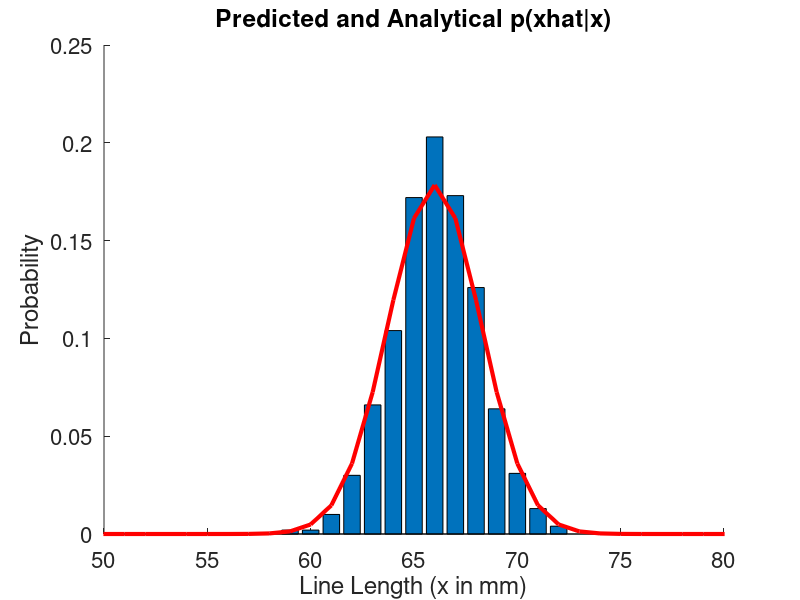
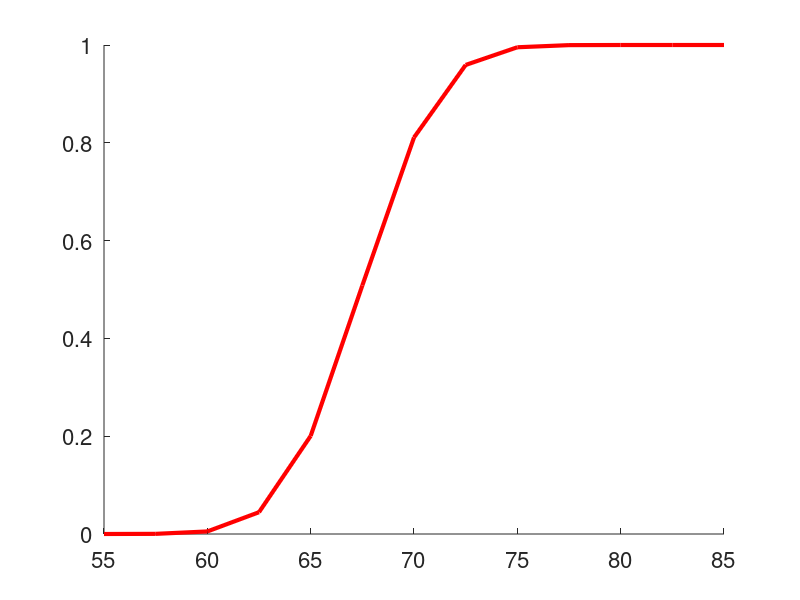

The MATLAB script that drew these images, in order: (Note: this script raises an error after producing the figures.)
%% Probabilistic Modeling HW5
function Prob_Modelling_HW5
close all

%% A.1 - Bayesian Estimation

% Likelihood params:
mut = 70;
sigt = 2.5;

% Prior params:
mup = 50;
sigp = 5;

n = 1000;

% Set x range, simulate some neural measures
x = linspace(1,100,n);
m = normrnd(mut,sigt,n,1);

% Prior
px = normpdf(x,mup,sigp);

% Inference
for i = 1:n
    % Likelihood
    pm_x = normpdf(m(i),x,sigt);
    % Posterior
    px_m = (pm_x .* px) / trapz(x,pm_x .* px);
    % BLS estimate
    x_hat(i) = trapz(x,px_m .* x);
end

% Normalize and plot
plotx = 1:100;
figure(1)
hold on
set(gca,'FontSize',16);
[N,X] = hist(x_hat,plotx);
bar(X,N/trapz(X,N))
title('Predicted and Analytical p(xhat|x)');
xlim([50 80])
xlabel('Line Length (x in mm)');
ylabel('Probability');
pause;


% Derive p(x_hat|x) - see stocker & simoncelli, 2006
% Essentially it is the posterior in that condition?:
pm_x_ideal = normpdf(plotx,mut,sigt);
px_ideal = normpdf(plotx,mup,sigp);
pxh_x = (px_ideal .* pm_x_ideal) ./ trapz(plotx,px_ideal .* pm_x_ideal);
plot(plotx, pxh_x, 'r', 'LineWidth', 3);
hold off

%% A.2

sigr = 1.5;

% Simulate data
nTrials = 100;
xr = 55:2.5:85;

x = 0:.5:100;
px = normpdf(x,mup,sigp);

for i = 1:length(xr)
    % Simulate measures for the test and reference stimuli
    m_test = normrnd(mut,sigt,nTrials,1);
    m_ref = normrnd(xr(i),sigr,nTrials,1);
    
    % Now generate estimates for each trial based on the measures
    for j = 1:nTrials
        % Test estimate
        pmt_t = normpdf(m_test(j),x,sigt);
        pt_mt = (pmt_t .* px) ./ trapz(x,pmt_t .* px);
        xh_t = trapz(x,pt_mt .* x);
        
        % Ref estimate
        pmr_r = normpdf(m_ref(j),x,sigr);
        pr_mr = (pmr_r .* px) ./ trapz(x,pmr_r .* px);
        xh_r = trapz(x,pr_mr .* x);
        
        resp(i,j) = xh_r > xh_t;
    end
end     

% Solve for p(ref>test)
p_refgtest = bayesEstimator(mup,sigp,mut,sigt,sigr,x,xr);

% Plot psychometrics
figure(2)
set(gca,'FontSize',16);
hold on
h2(2) = plot(xr,p_refgtest,'r','LineWidth',3);
h2(1) = errorbar(xr,mean(resp,2),std(resp,0,2)/sqrt(nTrials),'b.', ...
         'MarkerSize',30);
xlim([55 85]);
title('2AFC Psychometric Curve');
xlabel('Reference Value (mm)');
ylabel('p(Ref.>Test)');
% Plot PSE
h2(3) = plot([xr(6) xr(6)],[0 p_refgtest(6)], 'r--');
legend(h2, 'Empirical', 'Actual', 'PSE','Location','SE');
pause;


%% B - MODEL FITTING
% Data varied the contrast of the text 
clear all
path = 'Misc/ex5Data.mat';
if ~exist(path,'file');
    path = input('Type data path: ','s');
end
load(path);

%% B.1 - Gaussian CDF Fit

% Parameters
dat = [D1(:,2) D2(:,2) D3(:,2)];
options = optimset('fminunc');
options = optimset(options,'Diagnostics','off','Display','off', ...
                   'LargeScale','off','Algorithm','active-set');
func = 'normCDF';
parStr = {'mu', 'sigma'};
params0 = [55; 10];

% Plot psychometric curves and fit curves
figure(3)
colIdx = [1 0 0; 0 1 0; 0 0 1];
fprintf('PARAMETER ETIMATES FOR NORMCDF MODEL:\n');
for i = 1:size(dat,2)
    % Plot empirical
    subplot(1,3,i)
    set(gca,'FontSize',16);
    hold on
    h3(1) = scatter(xr,dat(:,i)/n,30,colIdx(i,:));
    xlim([45 85]);
    title(sprintf('Contrast %g',i));
    xlabel('Reference Length (mm)');
    ylabel('p(Ref.>Test)');
    
    % Find fit
    [parFit(i,:)] = fminunc(@(params)fitLLFunc(func,params,dat(:,i),xr,n), ...
                            params0,options);

    cdf_nll(i,:) = fitLLFunc(func,parFit(i,:),dat(:,i),xr,n);
    PSE(i) = norminv(.5,parFit(i,1),parFit(i,2));
    dThresh(i) = norminv(.75,parFit(i,1),parFit(i,2)) - PSE(i);
    
    % Plot fit and PSE and thresholds
    h3(2) = plot(xr,normcdf(xr,parFit(i,1),parFit(i,2)),...
         'Color', colIdx(i,:),'LineWidth',3);
    h3(5) = plot([PSE(i) PSE(i)], [0 .5],'--','Color',colIdx(i,:));
    
    fprintf('\tC%g: %s = %.2f, %s = %.2f --- PSE = %.2f, D_thresh = %.2f\n', ...
            i,parStr{1},parFit(i,1),parStr{2},parFit(i,2), ...
            PSE(i),dThresh(i));
    
    hold off
end

pause;



%% B.2 - Standard SDT Fit
% Fit data simultaneously
x = 0:.5:100;
params0 = [55 55 2 2 2];
parFit = fminunc(@(params)fitLLFunc_SDT(func,params,dat,x,xr,n), ...
                            params0,options);
sdt_nll = fitLLFunc_SDT(func,parFit,dat,x,xr,n);

pars = [70 parFit(3); ...
        parFit(1) parFit(4); ...
        parFit(2) parFit(5)];

% Plot on previous figure
figure(3)
fprintf('\nPARAMETER ESTIMATES FOR SDT MODEL:\n');
colIdx = [.5 0 0; 0 .5 0; 0 0 .5];
for i = 1:size(dat,2)
    subplot(1,3,i)
    hold on
    set(gca,'FontSize',16);
    h3(3) = plot(xr,normcdf(xr,pars(i,1),pars(i,2)),'--', ...
                 'Color',colIdx(i,:),'LineWidth',3);
    fprintf('\tC%g: mu = %.2f, sigma = %.2f\n', i, pars(i,1), pars(i,2));
    %legend(h3,'Data','ML Fit','SDT Fit','PSE','Location','NW');
    hold off
end

pause;



%% B.3 - Bayes Model
% Fitting
params0 = [70 70 4 4 4 30 1];
parFit = fminunc(@(params)fitLLFunc_Bayes(func,params,dat,x,xr,n), ...
                 params0,options);
bayes_nll = fitLLFunc_Bayes(func,parFit,dat,x,xr,n);

pars = [70 parFit(3); ...
        parFit(1) parFit(4); ...
        parFit(2) parFit(5); ...
        parFit(6) parFit(7)];

% Plot on previous figure
figure(3)
colIdx = [1 1 0; 0 1 1; 1 0 1];
fprintf('\nPARAMETER ESTIMATES FOR BAYES MODEL:\n');
for i = 1:size(dat,2)
        subplot(1,3,i)
    hold on
    set(gca,'FontSize',16);
    h3(4) = plot(xr,bayesEstimator(pars(4,1), pars(4,2),pars(i,1), pars(i,2),pars(1,2),x,xr),':', ...
                 'Color',colIdx(i,:),'LineWidth',3);
    ylim([0 1]);
    fprintf('\tC%g: mu = %.2f, sigma = %.2f\n', i, pars(i,1), pars(i,2));
    legend(h3,'Data','ML Fit','SDT Fit','Bayes Fit','PSE','Location','NW');
    hold off
end
fprintf('\tPrior: mu = %.2f, sigma = %.2f\n', pars(4,1), pars(4, ...
                                                  2));

pause;

%% B.4 - Model Comparison
% Coin flip
likelihood = 0;
% For each condition
for c = 1:3
% For each reference value
    for i = 1:length(xr)
        % How many times did the data say 'ref>test'?
        K = dat(i,c);
        
        % Get likelihood for 'ref>test' (I think I can add here because log products become sums?)
        for j = 1:K
            likelihood = likelihood + log10(.5);
        end
        
        % Multiplied by likelihood for 'test>ref'
        for j = 1:n-K
            likelihood = likelihood + log10(1 - .5);
        end
    end
end

% Get negative
coin_nll = -1 * likelihood;




% Explaining itself
% Coin flip
likelihood = 0;
% For each condition
for c = 1:3
% For each reference value
    for i = 1:length(xr)
        % How many times did the data say 'ref>test'?
        K = dat(i,c);
        
        % Get likelihood for 'ref>test' (I think I can add here because log products become sums?)
        for j = 1:K
            likelihood = likelihood + log10(K/n);
        end
        
        % Multiplied by likelihood for 'test>ref'
        for j = 1:n-K
            likelihood = likelihood + log10(1 - (K/n));
        end
    end
end

% Get negative
emp_nll = -1 * likelihood;

normLL(1) = (bayes_nll - coin_nll) / (emp_nll - coin_nll)
normLL(2) = (sdt_nll - coin_nll) / (emp_nll - coin_nll)
normLL(3) = (sum(cdf_nll) - coin_nll) / (emp_nll - coin_nll)

figure(4)
set(gca,'FontSize',16);
b1 = bar(normLL);
set(gca,'XTickLabel',{'Bayes','SDT','CDF'});







































% Set up log-likelihood function to give to fmincon
function nll = fitLLFunc(func,params,D,xr,n)

% Get predicted probabilities for each reference value
% NormCDF model:
sigma = params(2);
mu = params(1);
modelEst = normcdf(xr,mu,sigma);


% Exception for 0 and 1
modelEst(modelEst == 0) = .001;
modelEst(modelEst == 1) = .999;

% Calculate log likelihoods (product) of each prediction
nll = nllFunc(size(modelEst,1), size(modelEst,2), n, modelEst, D);




% Set up log-likelihood function to give to fmincon
function nll = fitLLFunc_SDT(func,params,D,x,xr,n)

% Get predicted probabilities for each reference value
% SDT model:
mu = [70 params(1) params(2)];
sig = [params(3) params(4) params(5)];


% For each condition
for i = 1:length(mu)
    % Find cum area of each reference in the test distribution
    pm_t = normpdf(x,mu(i),sig(i));
    b = cumtrapz(x,pm_t);

    for j = 1:length(xr)
        % Reference
        pm_r = normpdf(x,xr(j),sig(1));
        est(i,j) = trapz(x,pm_r.*b);
    end
end




% Exception for 0 and 1
est(est==0) = .0001;
est(est>.9999) = .9999;



% Calculate log likelihoods (product) of each prediction
nll = nllFunc(size(est,1), size(est,2), n, est, D);





% Set up log-likelihood function to give to fmincon
function nll = fitLLFunc_Bayes(func,params,D,x,xr,n)

% Get predicted probabilities for each reference value
% Bayes model:
mu = [70 params(1) params(2)];
sig = [params(3) params(4) params(5)];
mup = params(6);
sigp = params(7);

px = normpdf(x,mup,sigp);
% For each condition
for i = 1:length(mu)
    % Solve for p(ref>test)
    est(i,:) = bayesEstimator(mup,sigp,mu(i),sig(i),sig(1),x,xr);
end

% Exception for 0 and 1
est(est==0) = .0001;
est(est>.9999) = .9999;

nll = nllFunc(size(est,1), size(est,2), n, est, D);




function est = bayesEstimator(mup,sigp,mut,sigt,sigr,x,xr)

% Solve for p(ref>test)

% Prior
px = normpdf(x,mup,sigp);

% Posterior of test
pxt_t = (normpdf(x,mut,sigt) .* px) ./ trapz(x,normpdf(x,mut,sigt) .* px);
b = cumtrapz(x,pxt_t);

px = normpdf(x,mup,sigp);
for i = 1:length(x)
    % Posterior of reference
    pxr_r = (normpdf(x,x(i),sigr) .* px) ./ trapz(x,normpdf(x,x(i),sigr) ...
                                                   .* px);
    p_refgtest(i) = trapz(x,pxr_r.*b);
end

% Get est for each xr value
for i = 1:length(xr)
    est(1,i) = p_refgtest(x==xr(i));
end


function nll = nllFunc(nConds, nVals, n, est, D)

% Calculate log likelihoods (product) of each prediction
likelihood = 0;
% For each condition
for c = 1:nConds
% For each reference value
    for i = 1:nVals
        % How many times did the data say 'ref>test'?
        K = D(i,c);
        
        % Get likelihood for 'ref>test' (I think I can add here because log products become sums?)
        for j = 1:K
            likelihood = likelihood + log10(est(c,i));
        end
        
        % Multiplied by likelihood for 'test>ref'
        for j = 1:n-K
            likelihood = likelihood + log10(1 - est(c,i));
        end
    end
end

% Get negative
nll = -1 * likelihood;









